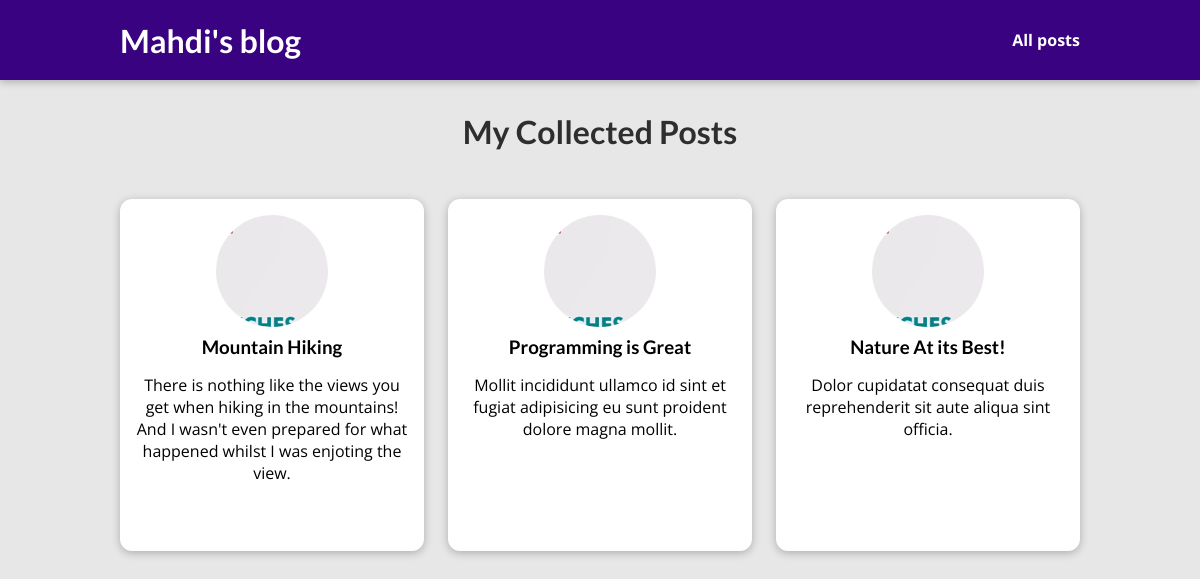
The page /posts on the database its author committed.
### blog/models.py (models this page shows)
class Post(models.Model):
  title=models.CharField(max_length=150)
  excerpt=models.CharField(max_length=200)
  image=models.FileField(upload_to='posts',null=True)
  date=models.DateField(auto_now=True)
  slug=models.SlugField(unique=True,db_index=True)
  content=models.TextField(validators=[MinLengthValidator(10)])
  author=models.ForeignKey(Author,on_delete=models.SET_NULL,null=True,related_name='posts')
  tags=models.ManyToManyField(Tag)

### blog/views.py (the view)
# urls.py: path('posts',views.posts,name='posts-page'),
def posts(request):
  allPosts=Post.objects.all().order_by('-date')
  return render(request,'blog/all-posts.html',{
    'all_posts':allPosts
  })

### blog/templates/blog/all-posts.html (shortened to what this page needs)
{% extends "base.html" %}
{% load static %}
{% block css_files %}
<link rel='stylesheet' href="{% static 'blog/post.css' %}">
<link rel='stylesheet' href="{% static 'blog/all-posts.css' %}">
{% endblock  %}
{% block content %}
<section id='all-posts'>
  <h2>My Collected Posts</h2>
  <ul>
    {% for post in all_posts  %}
      {% include "blog/includes/post.html" %}
    {% endfor %}
  </ul>
</section>
{% endblock %}

### blog/templates/blog/includes/post.html
<li>
  <article class="post">
    <a href="{% url 'post-detail-page' post.slug %}">
      <img src="{{post.image.url}}" alt={{post.title}}/>
      <div class="post__content">
        <h3>{{ post.title }}</h3>
        <p>{{ post.excerpt }}</p>
      </div>
    </a>
  </article>
</li>

### static/app.css (style rules this page uses)
* { box-sizing: border-box; }
html { font-family: 'Open Sans', 'Lato', sans-serif; }
body { margin: 0; }
h1, h2, h3 { font-family: 'Lato', sans-serif; font-weight: bold; }

### blog/static/blog/post.css (style rules this page uses)
.post { display: flex; flex-direction: column; align-items: center; text-align: center; }
.post a { text-decoration: none; color: black; transition: all 0.2s ease; padding: 1rem; }
.post img { width: 5rem; height: 5rem; object-fit: cover; border-radius: 50%; }
.post h3 { margin: 0.25rem 0; }

### blog/static/blog/all-posts.css (style rules this page uses)
body { background-color: #e7e7e7; }
#all-posts { margin: 7rem auto; width: 90%; max-width: 60rem; }
#all-posts h2 { text-align: center; font-size: 2rem; color: #2e2e2e; margin: 3rem 0; }
ul { list-style: none; margin: 0; padding: 0; display: grid; grid-template-columns: repeat(auto-fill, minmax(17rem, 1fr)); gap: 1.5rem; }
.post img { width: 7rem; height: 7rem; }
.post a { height: 22rem; transform-origin: center; box-shadow: 0 2px 8px rgba(0, 0, 0, 0.25); border-radius: 12px; background-color: white; }

### rows shown on the page
Post: image (picture), title "Mountain Hiking", excerpt "There is nothing like the views you get when hiking in the mountains! And I wasn't even prepared for what happened whilst I was enjoting the view."
Post: image (picture), title "Programming is Great", excerpt "Mollit incididunt ullamco id sint et fugiat adipisicing eu sunt proident dolore magna mollit."
Post: image (picture), title "Nature At its Best!", excerpt "Dolor cupidatat consequat duis reprehenderit sit aute aliqua sint officia."
